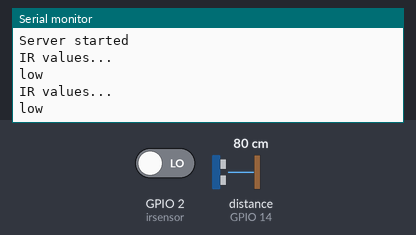
Simulated run of this sketch. Board: ESP32. Parts: the last lines printed to the serial monitor. The test bench sets the inputs (shaded band); at power-on: GPIO 2 (irsensor) LOW, distance to the obstacle (sensor on GPIO 14) 80 cm. The echo pulse lasts 58.3 µs per cm; WiFi joins after 1.5 s; servers stay silent unless stated.

Above: at 3.2 s.
3.3 s: GPIO 2 (irsensor) driven HIGH
At 4.8 s:
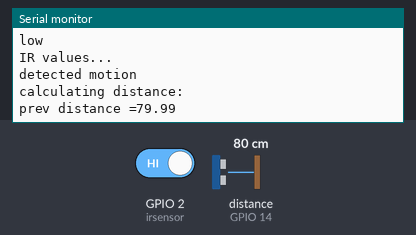
5.5 s: distance to the obstacle (sensor on GPIO 14) set to 2 cm
At 6.8 s:
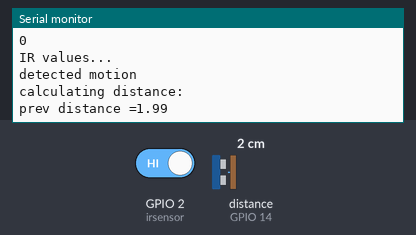
7.0 s: distance to the obstacle (sensor on GPIO 14) set to 4 cm
At 7.8 s:
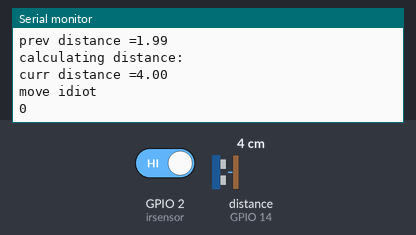
Timing chart, 0 to 10.0 s (numbered marks = the images above; inputs shaded):
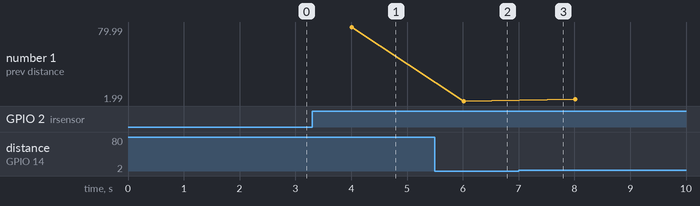

The sketch:

2B.ino
```cpp
//1A

#include <WiFi.h>
#include <WebServer.h>
#include<Arduino.h>
#define SPEED 0.0343

char* ssid = "mruda";
char* password = "12345678";

int ledPin = 2;
int irsensor = 2;
int trigger = 13;
int echo = 14;


WebServer server(80);

String sensorData;
int count = 0;
// float prev_dist = 0;

void setup() {
  delay(500);
  Serial.begin(115200);
  // pinMode(ledPin, OUTPUT);
  pinMode(trigger, OUTPUT);
  pinMode(echo, INPUT);
  pinMode(irsensor, INPUT);

  Serial.print("Connecting to ");
  Serial.println(ssid);

  WiFi.begin(ssid, password);

  while (WiFi.status() != WL_CONNECTED) {
    delay(500);
    Serial.print(".");
  }

  Serial.println("");
  Serial.println("WiFi connected");
  Serial.println("IP address: ");
  Serial.println(WiFi.localIP());

  server.on("/", handleRoot);      // Handle root URL
  server.on("/data", handleData);  // Handle data URL

  server.begin();
  Serial.println("Server started");
}

void loop() {
  server.handleClient();

  // Update sensor data
  // updateSensorData();
  IRData();


  // Add any other non-blocking code here
  delay(1000);  // Example delay to avoid flooding the server with requests
}

void handleRoot() {
  // Send HTML page with JavaScript
  String page = "<h1>PIR Sensor</h1><p>Data: <span id=\"data\">" + String(count) + "</span></p>\r\n";
  page += "<script>\r\n";
  page += "var x = setInterval(function() {loadData(\"/data\", updateData)}, 1000);\r\n";
  page += "function loadData(url, callback){\r\n";
  page += "var xhttp = new XMLHttpRequest();\r\n";
  page += "xhttp.onreadystatechange = function(){\r\n";
  page += "if(this.readyState == 4 && this.status == 200){\r\n";
  page += "callback.apply(xhttp);\r\n";
  page += "}\r\n";
  page += "};\r\n";
  page += "xhttp.open(\"GET\", url, true);\r\n";
  page += "xhttp.send();\r\n";
  page += "}\r\n";
  page += "function updateData(){\r\n";
  page += " document.getElementById(\"data\").innerHTML = this.responseText;\r\n";
  page += "}\r\n";
  page += "</script>\r\n";
  server.send(200, "text/html", page);
}

void handleData() {
  // Send sensor data as the response
  server.send(200, "text/plain", String(count));
}

// Function to update sensor data
// void updateSensorData() {
//   int motionSensorValue = digitalRead(motionSensorPin);
//   if (motionSensorValue == HIGH) {
//     sensorData = "Motion detected!";
//     Serial.println(sensorData);
//   } else {
//     sensorData = "No motion detected";
//     Serial.println(sensorData);
//   }
// }

float readDist() {

  Serial.println("calculating distance:");
  digitalWrite(trigger, LOW);
  delayMicroseconds(2);
  digitalWrite(trigger, HIGH);
  delayMicroseconds(10);
  digitalWrite(trigger,LOW);
  float duration = pulseIn(echo, HIGH);
  float distance = duration * SPEED / 2;
  return distance;
}


void IRData() {

  Serial.println("IR values...");
  int val = digitalRead(irsensor);
  if (val) {
    Serial.println("detected motion");
    float prev_dist = readDist();
    Serial.println("prev distance =" + String(prev_dist));
    delay(1000);
    float dist = readDist();
    Serial.println("curr distance =" + String(dist));
    if(prev_dist<dist && count>0)
    {
      count--;
    }else if(prev_dist>dist){
      count++;
    }else{
      Serial.println("move idiot");
    }
    Serial.println(count);
  }else{
    Serial.println("low");
  }
}
```

Measured:
- after the input at 3.3 s, the serial monitor: prints a new line after 0.70 s (image 1)
- after the input at 5.5 s, the serial monitor: prints a new line after 0.52 s (image 2)
- after the input at 7.0 s, the serial monitor: prints a new line at once (image 3)
- plotted number 1: 79.99 → 1.99 after the input at 5.5 s, 1.99 → 4 after the input at 7.0 s
